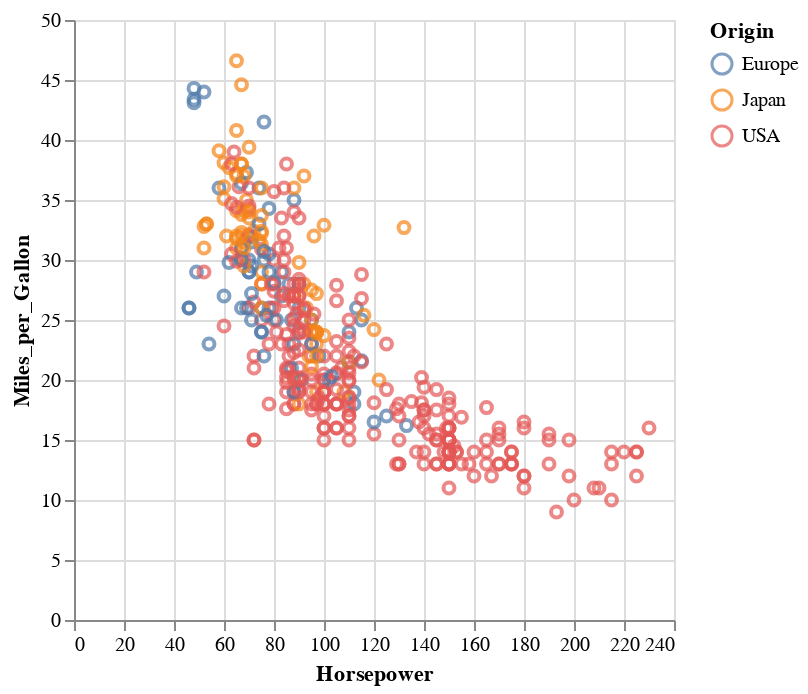

This figure's notebook cell:
### Markdown cell above
## Altair

### Code cell
# Simple Scatter Plot with Tooltips
# https://altair-viz.github.io/gallery/scatter_tooltips.html

# import altair with an abbreviated alias
import altair as alt

# load a sample dataset as a pandas DataFrame
from vega_datasets import data
cars = data.cars()

# make the chart
alt.Chart(cars).mark_point().encode(
    x='Horsepower',
    y='Miles_per_Gallon',
    color='Origin',
).interactive()

### Figure 1 — Vega-Lite specification as saved in the notebook (floating-point values rounded to 4 significant figures; data arrays with more than 128 entries replaced by an {"elided": "..."} marker saying what was removed)
{"config": {"view": {"continuousWidth": 300, "continuousHeight": 300}}, "data": {"name": "data-f02450ab61490a1363517a0190416235"}, "mark": {"type": "point"}, "encoding": {"color": {"field": "Origin", "type": "nominal"}, "x": {"field": "Horsepower", "type": "quantitative"}, "y": {"field": "Miles_per_Gallon", "type": "quantitative"}}, "params": [{"name": "param_1", "select": {"type": "interval", "encodings": ["x", "y"]}, "bind": "scales"}], "$schema": "https://vega.github.io/schema/vega-lite/v5.8.0.json", "datasets": {"data-f02450ab61490a1363517a0190416235": {"elided": "406 records"}}}
